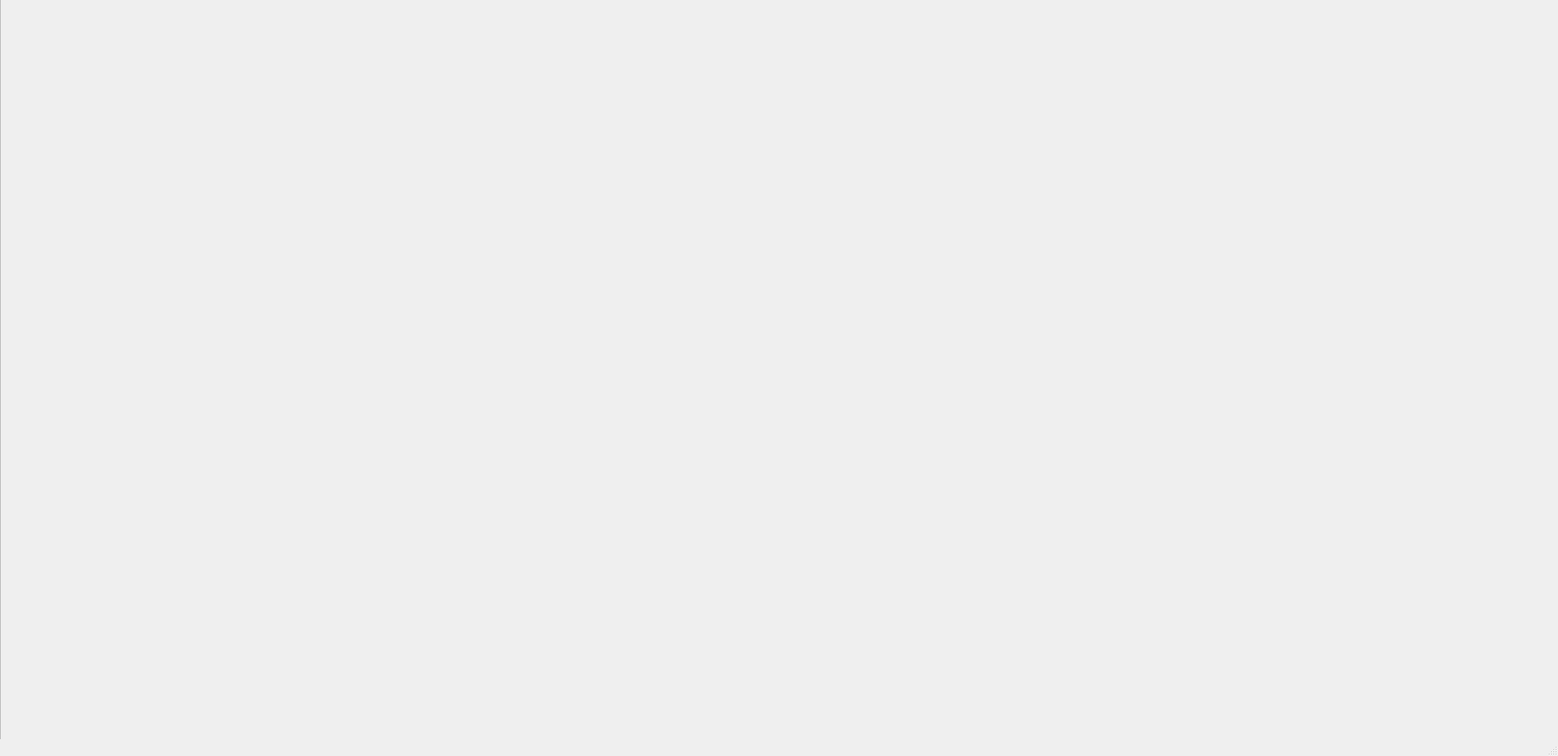
<?xml version="1.0" encoding="UTF-8"?>
<ui version="4.0">
 <class>MainWindow</class>
 <widget class="QMainWindow" name="MainWindow">
  <property name="geometry">
   <rect>
    <x>0</x>
    <y>0</y>
    <width>2036</width>
    <height>988</height>
   </rect>
  </property>
  <property name="windowTitle">
   <string>MainWindow</string>
  </property>
  <widget class="QWidget" name="centralwidget">
   <widget class="QScrollArea" name="scrollArea">
    <property name="geometry">
     <rect>
      <x>0</x>
      <y>-20</y>
      <width>2041</width>
      <height>991</height>
     </rect>
    </property>
    <property name="widgetResizable">
     <bool>true</bool>
    </property>
    <widget class="QWidget" name="scrollAreaWidgetContents">
     <property name="geometry">
      <rect>
       <x>0</x>
       <y>0</y>
       <width>2039</width>
       <height>989</height>
      </rect>
     </property>
    </widget>
   </widget>
  </widget>
  <widget class="QMenuBar" name="menubar">
   <property name="geometry">
    <rect>
     <x>0</x>
     <y>0</y>
     <width>2036</width>
     <height>21</height>
    </rect>
   </property>
  </widget>
  <widget class="QStatusBar" name="statusbar"/>
 </widget>
 <resources/>
 <connections/>
</ui>
